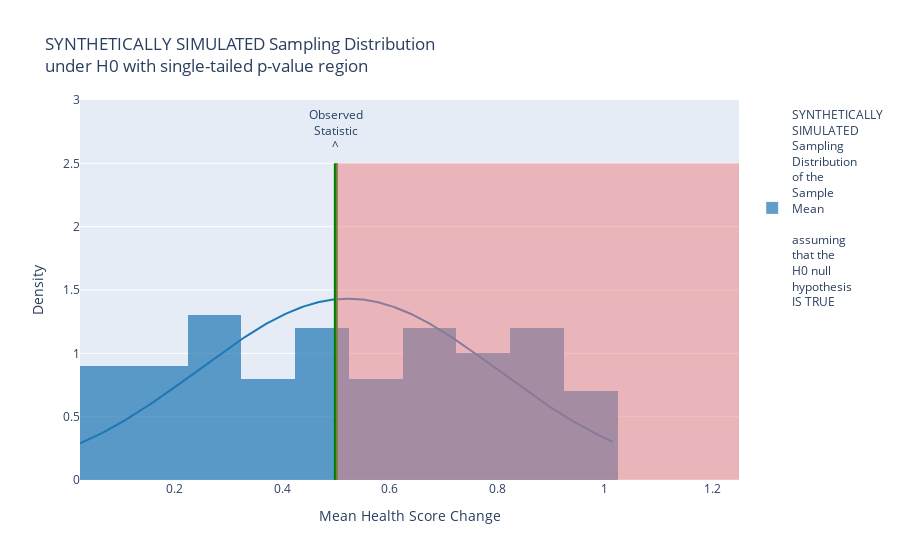

Source (notebook cell):
### Code cell
import numpy as np
import plotly.figure_factory as ff
import plotly.graph_objects as go
IncreaseProportionSimulations_underH0random = np.random.rand(100)  # Example random data
observed_statistic = 0.5  # Example observed statistic
population_parameter_value_under_H0 = 0.4  # Example population parameter

# Generate histogram data with slight random variation
hist_data = [IncreaseProportionSimulations_underH0random + np.random.uniform(-0.05, 0.05, size=len(IncreaseProportionSimulations_underH0random))]
group_labels = ['SYNTHETICALLY<br>SIMULATED<br>Sampling<br>Distribution<br>of the<br>Sample<br>Mean<br><br>assuming<br>that the<br>H0 null<br>hypothesis<br>IS TRUE']

# Create the distribution plot
fig = ff.create_distplot(hist_data, group_labels, curve_type='normal',
                         show_hist=True, show_rug=False, bin_size=0.1)

# Define p-value related variables
pv_y = 2.5
pv_y_ = 0.25

# Add the observed statistic line
fig.add_shape(type="line", x0=observed_statistic, y0=0, 
              x1=observed_statistic, y1=pv_y,
              line=dict(color="Green", width=4), name="Observed Statistic")

# Add observed statistic text
fig.add_trace(go.Scatter(x=[observed_statistic], y=[pv_y + pv_y_], 
                         text=["Observed<br>Statistic<br>^"], mode="text", showlegend=False))

# Adjust the upper extreme region only (single tail)
fig.add_shape(type="rect", x0=observed_statistic, y0=0, x1=1.25, y1=pv_y,
              fillcolor="LightCoral", opacity=0.5, line_width=0)

# Update layout
fig.update_layout(
    title="SYNTHETICALLY SIMULATED Sampling Distribution<br>under H0 with single-tailed p-value region",
    xaxis_title="Mean Health Score Change", 
    yaxis_title="Density", 
    yaxis=dict(range=[0, pv_y + 2 * pv_y_])
)

# Display the figure
fig.show()  # Use `fig.show(renderer="png")` for submissions

### Figure 1 — Plotly figure (JSON) as saved in the notebook; plotly's stock layout.template omitted (floating-point values rounded to 4 significant figures; data arrays with more than 128 entries replaced by an {"elided": "..."} marker saying what was removed)
{"data": [{"autobinx": false, "histnorm": "probability density", "legendgroup": "SYNTHETICALLY<br>SIMULATED<br>Sampling<br>Distribution<br>of the<br>Sample<br>Mean<br><br>assuming<br>that the<br>H0 null<br>hypothesis<br>IS TRUE", "marker": {"color": "rgb(31, 119, 180)"}, "name": "SYNTHETICALLY<br>SIMULATED<br>Sampling<br>Distribution<br>of the<br>Sample<br>Mean<br><br>assuming<br>that the<br>H0 null<br>hypothesis<br>IS TRUE", "opacity": 0.7, "type": "histogram", "x": [0.9242, 0.4683, 0.6363, 0.02582, 0.5601, 0.08273, 0.6333, 0.1643, 0.4278, 0.5615, 0.04374, 0.5581, 0.2722, 0.5224, 0.2726, 0.2317, 0.4035, 0.4985, 0.7383, 0.6454, 0.97, 0.8232, 0.6181, 0.3988, 0.9825, 0.2995, 0.108, 0.661, 0.4733, 0.837, 0.08206, 0.4648, 0.9204, 0.1886, 0.418, 0.3352, 0.7454, 0.7001, 0.6402, 0.755, 0.2551, 0.1994, 0.2972, 0.3787, 0.5856, 0.8325, 0.8547, 0.7817, 0.8213, 0.4558, 0.6985, 0.165, 0.1101, 0.4311, 0.2089, 0.8313, 1.017, 0.955, 0.5706, 0.7843, 0.8981, 0.6731, 0.9119, 0.8422, 0.3232, 0.7177, 0.8759, 0.3233, 0.9982, 0.7626, 0.2912, 0.8078, 0.1317, 0.1023, 0.2679, 0.235, 0.1638, 0.4272, 0.9297, 0.4942, 0.4178, 0.1892, 0.6465, 0.5313, 0.9174, 0.9019, 0.4316, 0.7865, 0.3636, 0.2186, 0.2939, 0.119, 0.5715, 0.3406, 0.4491, 0.7079, 0.7238, 0.244, 0.9062, 0.02406], "xaxis": "x", "xbins": {"end": 1.017, "size": 0.1, "start": 0.02406}, "yaxis": "y"}, {"legendgroup": "SYNTHETICALLY<br>SIMULATED<br>Sampling<br>Distribution<br>of the<br>Sample<br>Mean<br><br>assuming<br>that the<br>H0 null<br>hypothesis<br>IS TRUE", "marker": {"color": "rgb(31, 119, 180)"}, "mode": "lines", "name": "SYNTHETICALLY<br>SIMULATED<br>Sampling<br>Distribution<br>of the<br>Sample<br>Mean<br><br>assuming<br>that the<br>H0 null<br>hypothesis<br>IS TRUE", "showlegend": false, "type": "scatter", "x": {"elided": "500 float values"}, "xaxis": "x", "y": {"elided": "500 float values"}, "yaxis": "y"}, {"mode": "text", "showlegend": false, "text": ["Observed<br>Statistic<br>^"], "type": "scatter", "x": [0.5], "y": [2.75]}], "layout": {"barmode": "overlay", "hovermode": "closest", "legend": {"traceorder": "reversed"}, "shapes": [{"line": {"color": "Green", "width": 4}, "name": "Observed Statistic", "type": "line", "x0": 0.5, "x1": 0.5, "y0": 0, "y1": 2.5}, {"fillcolor": "LightCoral", "line": {"width": 0}, "opacity": 0.5, "type": "rect", "x0": 0.5, "x1": 1.25, "y0": 0, "y1": 2.5}], "title": {"text": "SYNTHETICALLY SIMULATED Sampling Distribution<br>under H0 with single-tailed p-value region"}, "xaxis": {"anchor": "y2", "domain": [0, 1], "title": {"text": "Mean Health Score Change"}, "zeroline": false}, "yaxis": {"anchor": "free", "domain": [0, 1], "position": 0, "range": [0, 3], "title": {"text": "Density"}}}}
